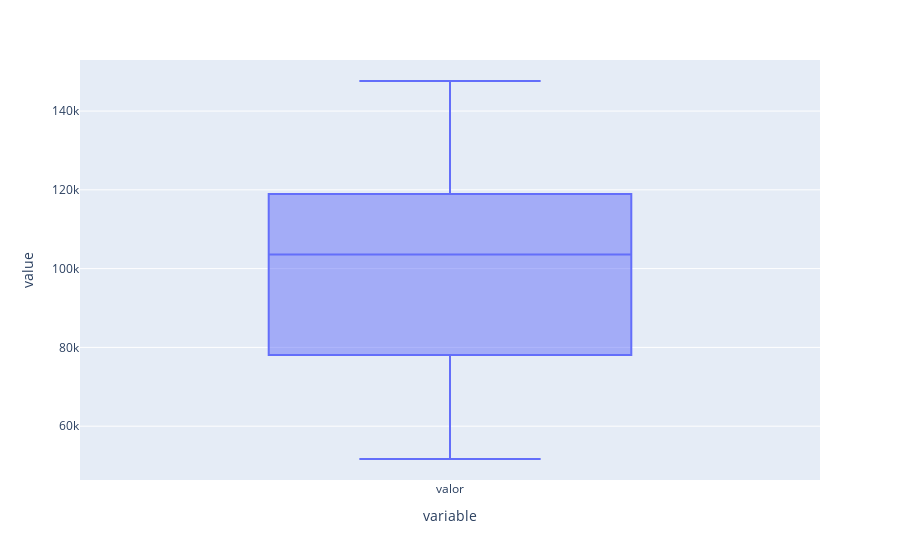

Here is the notebook cell this chart was saved with:
### Markdown cell above
# Exercício 2 - Outliers

    1) Mostre um gráfico de caixa de cada variável numérica
    2) Qual tratamento você dará para os outliers e por quê?

### Code cell
#1
px.box(dados.valor)

### Figure 1 — Plotly figure (JSON) as saved in the notebook; plotly's stock layout.template omitted (floating-point values rounded to 4 significant figures; data arrays with more than 128 entries replaced by an {"elided": "..."} marker saying what was removed)
{"data": [{"alignmentgroup": "True", "hovertemplate": "variable=%{x}<br>value=%{y}<extra></extra>", "legendgroup": "", "marker": {"color": "#636efa"}, "name": "", "notched": false, "offsetgroup": "", "orientation": "v", "showlegend": false, "type": "box", "x": {"elided": "129 str values"}, "x0": " ", "xaxis": "x", "y": {"elided": "129 float values"}, "y0": " ", "yaxis": "y"}], "layout": {"boxmode": "group", "legend": {"tracegroupgap": 0}, "margin": {"t": 60}, "xaxis": {"anchor": "y", "domain": [0, 1], "title": {"text": "variable"}}, "yaxis": {"anchor": "x", "domain": [0, 1], "title": {"text": "value"}}}}
